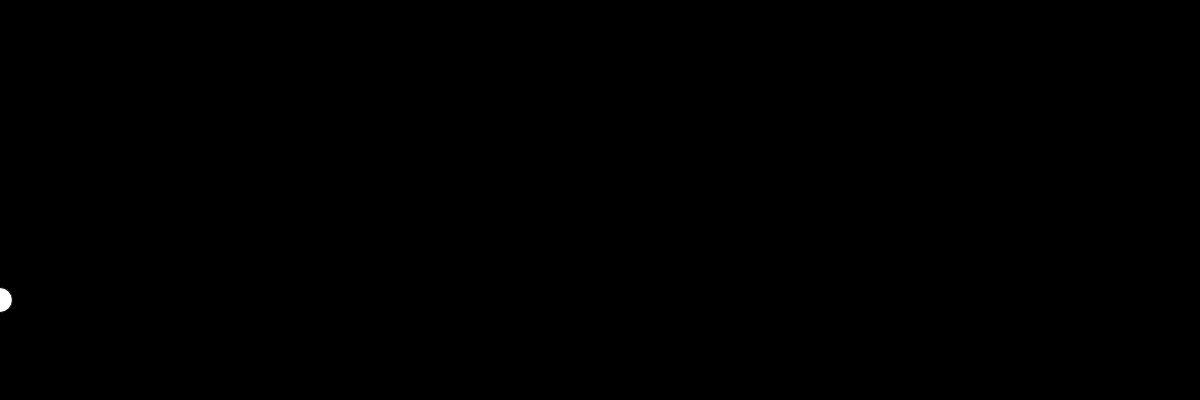
Frame 1 (no input)
Frame 60 (no input): identical to frame 1, image omitted
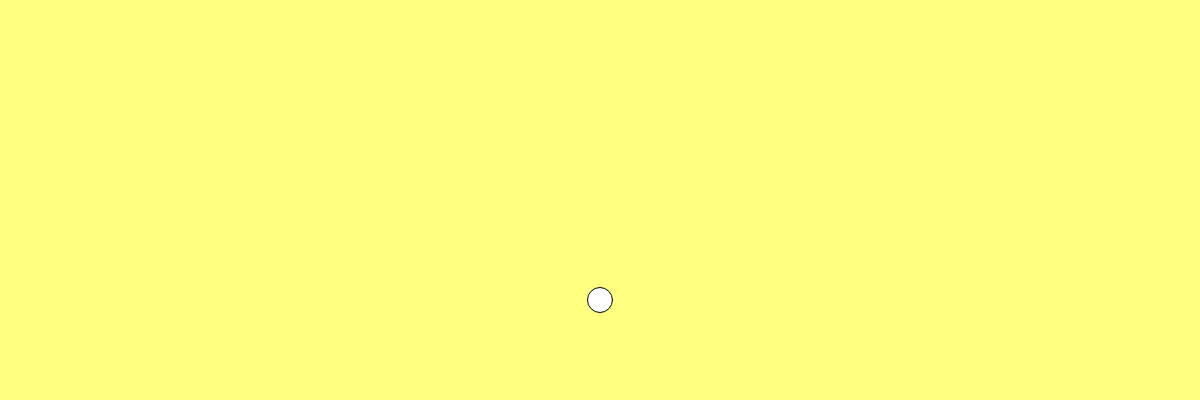
Frame 120 (the mouse pressed at the canvas centre since frame 60)

The p5.js sketch that drew these frames (run headless with seeded random() and noise() and a simulated clock; from frame 60 on, the mouse is pressed at the canvas centre):

// p5.js sketch
// ── sketch.js

var r = 0;
var g = 50;
var b=255;



function setup(){

  createCanvas(1200,400);
}


function draw(){

r = map(mouseX,0,400,0,255) ;

g = map(mouseX,200,600,0,255) ;

b = map(mouseX,400,800,0,255) ;

background(r,g,b) ;

ellipse(mouseX,300,25,25) ;



}
